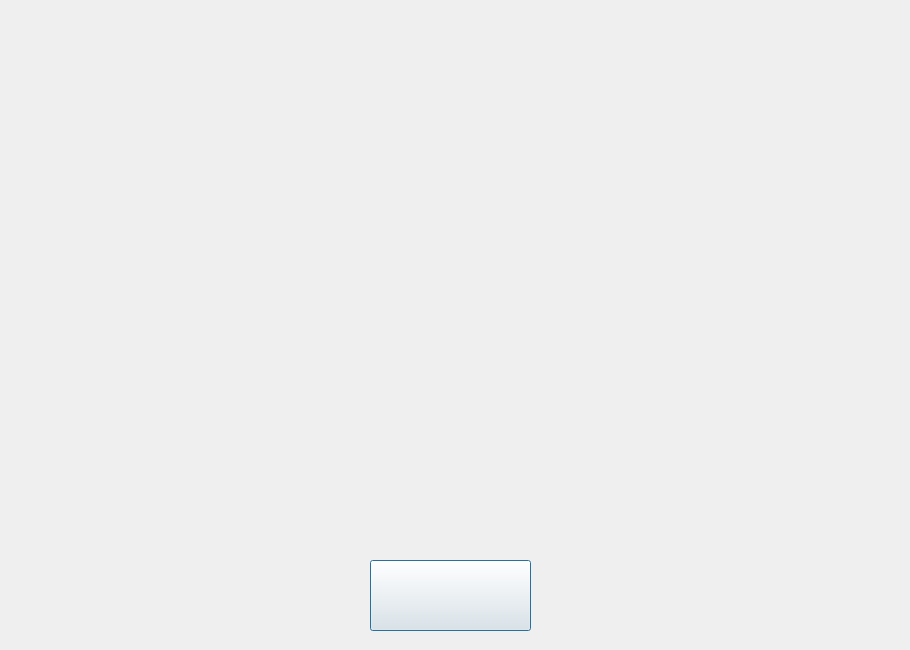
<?xml version="1.0" encoding="UTF-8"?>
<ui version="4.0">
 <class>Game2IntroDialog</class>
 <widget class="QDialog" name="Game2IntroDialog">
  <property name="geometry">
   <rect>
    <x>0</x>
    <y>0</y>
    <width>910</width>
    <height>650</height>
   </rect>
  </property>
  <property name="styleSheet">
   <string notr="true">border-image: url(:/images/level2_intro_img.png);</string>
  </property>
  <widget class="QPushButton" name="returnBtn">
   <property name="geometry">
    <rect>
     <x>370</x>
     <y>560</y>
     <width>161</width>
     <height>71</height>
    </rect>
   </property>
   <property name="minimumSize">
    <size>
     <width>120</width>
     <height>40</height>
    </size>
   </property>
   <property name="styleSheet">
    <string notr="true">border-image: url(:/images/level2_intro_return_button.png);</string>
   </property>
   <property name="text">
    <string/>
   </property>
  </widget>
 </widget>
 <resources/>
 <connections/>
</ui>
